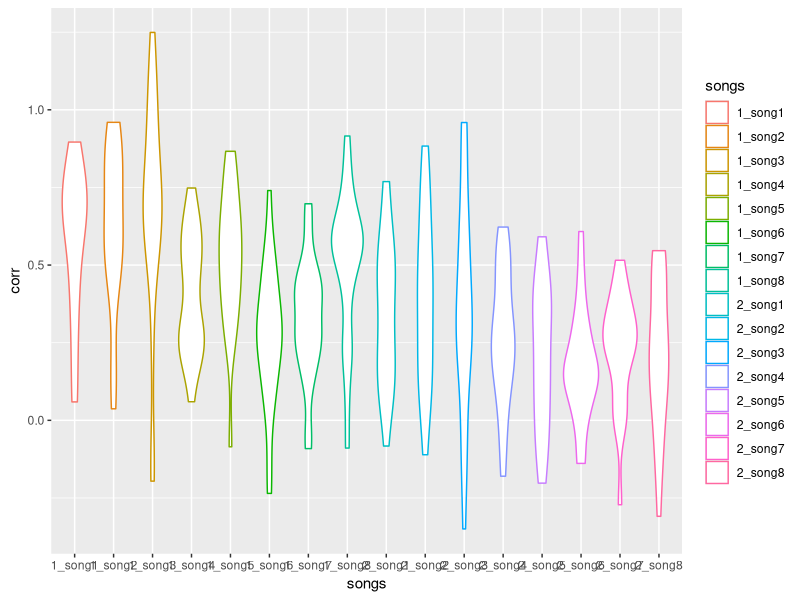
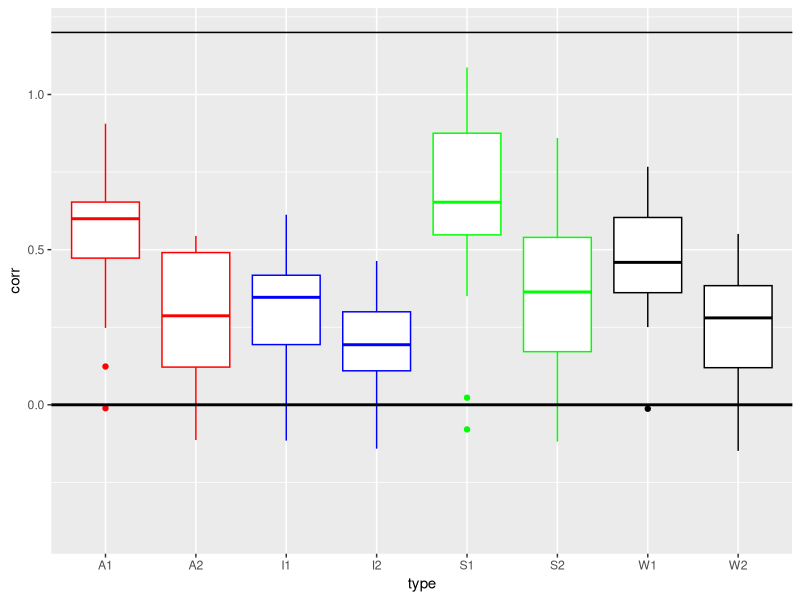
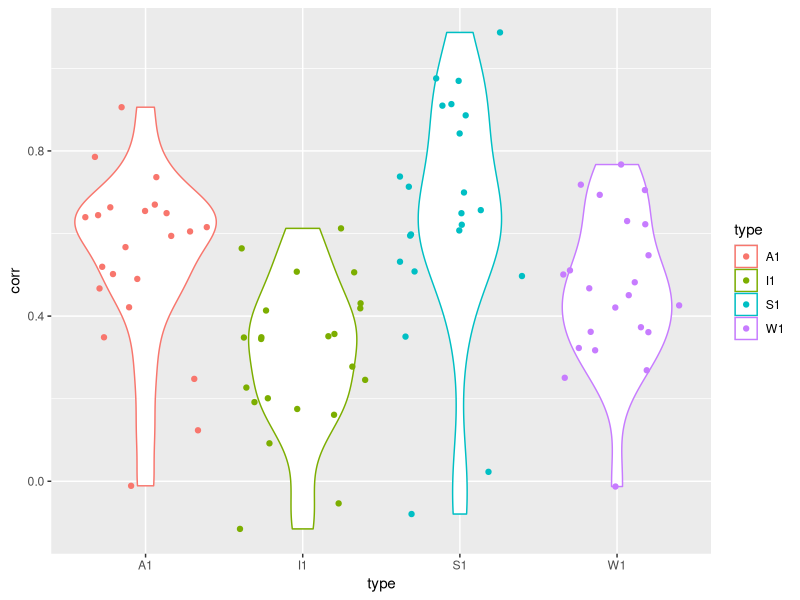
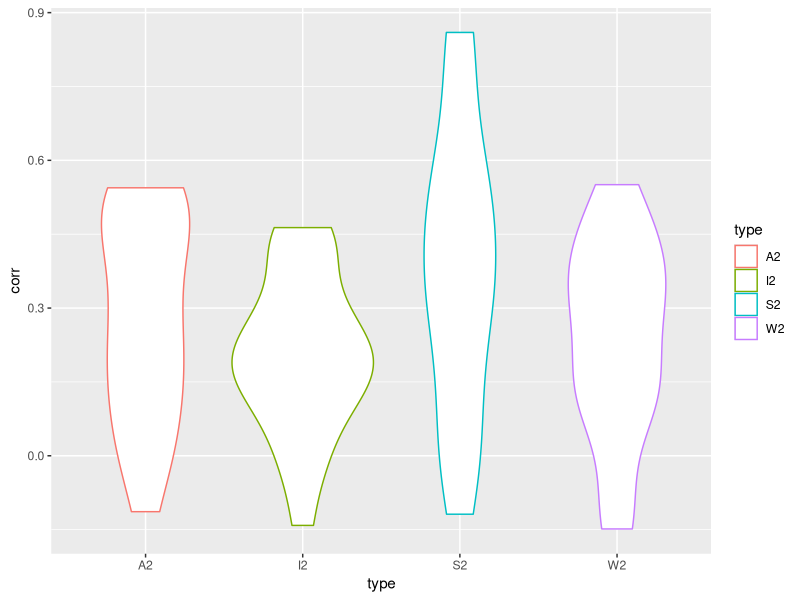
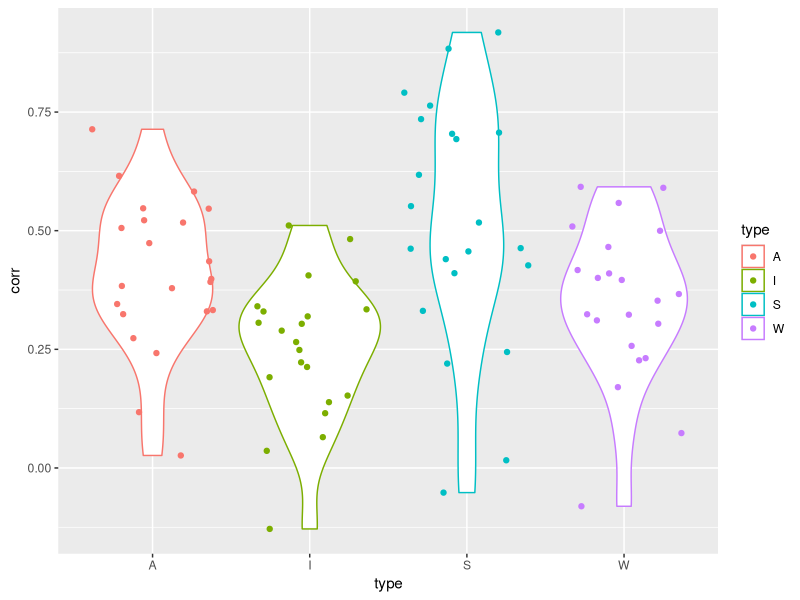
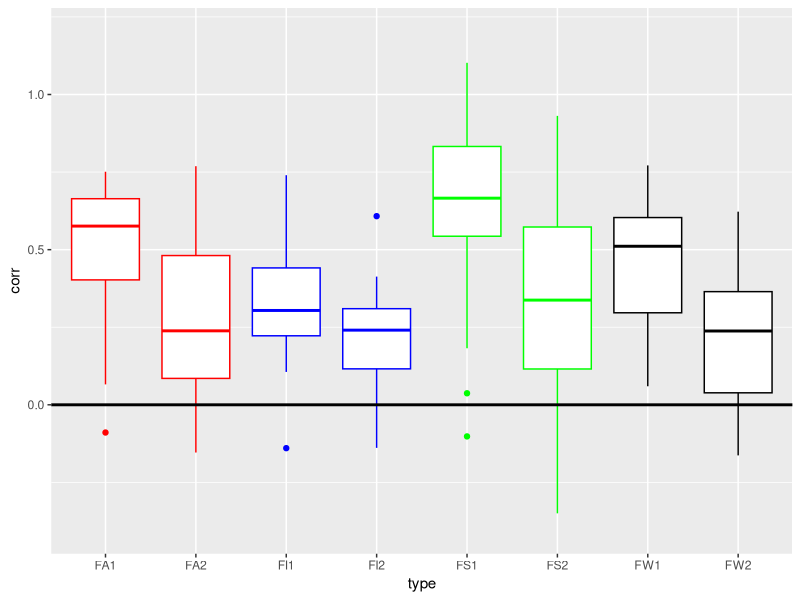
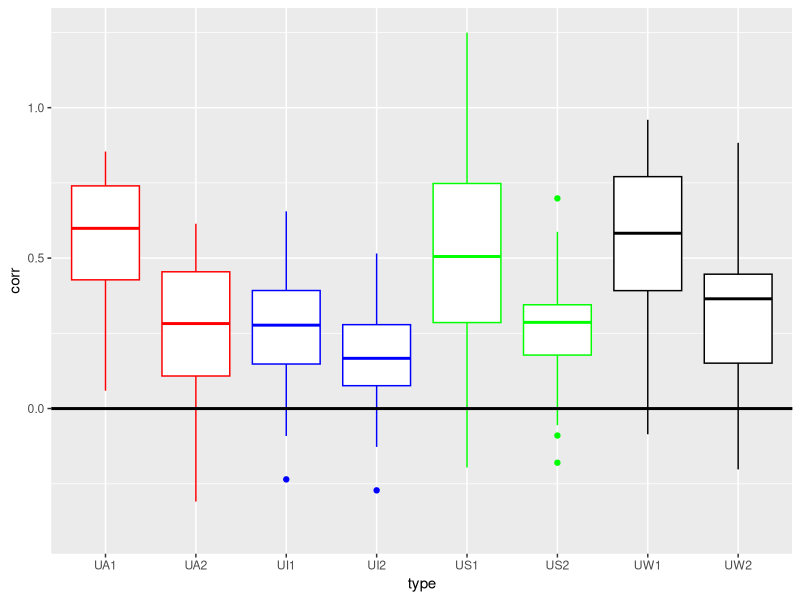

The R source for these figures, in order:
library(tidyverse)
library(ggplot2)

data<-readr::read_csv('Auditory.csv') #load data
data<-select(data, -ID) #remove ID variable
synchrony<-data %>% gather(songs, corr) #rearrange data
ggplot(synchrony) +
  aes(x=songs,y=corr, color=songs) +
  #geom_bar(stat="identity")
  #geom_jitter(alpha = 0.25)
  geom_violin()

A1<-select(data, "1_song1","1_song8") #ses 1 acapella data together
A1<-rowMeans(A1)
I1<-select(data, "1_song6","1_song7") #ses 1 instrumental data together
I1<-rowMeans(I1)
S1<-select(data, "1_song2","1_song3") #ses 1 spoken data together
S1<-rowMeans(S1)
W1<-select(data, "1_song4",'1_song5') #ses 1 whole data together
W1<-rowMeans(W1)
meansync1<-data.frame(A1,I1,S1,W1)
meansync1<-meansync1 %>% gather(type, corr) #rearrange data

A2<-select(data, "2_song1","2_song8") #ses 2 acapella data together
A2<-rowMeans(A2)
I2<-select(data, "2_song6","2_song7") #ses 2 instrumental data together
I2<-rowMeans(I2)
S2<-select(data, "2_song2","2_song3") #ses 2 spoken data together
S2<-rowMeans(S2)
W2<-select(data, "2_song4",'2_song5') #ses 2 whole data together
W2<-rowMeans(W2)
meansync2<-data.frame(A2,I2,S2,W2)
meansync2<-meansync2 %>% gather(type, corr) #rearrange data

meansync<-data.frame(A1,I1,S1,W1,A2,I2,S2,W2)
meansync<-meansync %>% gather(type, corr) #rearrange data

A<-select(data, "1_song1","1_song8","2_song1","2_song8") #acapella data together
A<-rowMeans(A)
I<-select(data, "1_song6","1_song7","2_song6","2_song7") #instrumental data together
I<-rowMeans(I)
S<-select(data, "1_song2","1_song3","2_song2","2_song3") #spoken data together
S<-rowMeans(S)
W<-select(data, "1_song4","1_song5","2_song4","2_song5") #whole data together
W<-rowMeans(W)
meansyncALL<-data.frame(A,I,S,W) 
meansyncALL<-meansyncALL %>% gather(type, corr) #rearrange data

ggplot(meansync) +
  aes(x=type,y=corr) +
  geom_boxplot(color=c("red","red","blue","blue","green","green","black","black")) +
  geom_hline(yintercept=0,size=1)+
  ylim(-0.4,1.2) +
  geom_hline(yintercept=1.2)

ggplot(meansync1) +
  aes(x=type,y=corr, color=type) +
  #geom_bar(stat="identity")
  geom_violin() +
  geom_jitter() 

ggplot(meansync2) +
  aes(x=type,y=corr, color=type) +
  #geom_bar(stat="identity")
  #geom_jitter(alpha = 0.25)
  geom_violin()

ggplot(meansyncALL) +
  aes(x=type,y=corr, color=type) +
  #geom_bar(stat="identity")
  geom_violin()+
  geom_jitter()

t.test(A1,A2) # t=4.0701, p<0.001 A2<A1
t.test(I1,I2) #p=0.06
t.test(S1,S2) #t=3.16, p=0.003 S2<S1
t.test(W1,W2) #t=3.9112, p<0.001 W2<W1

fit<-aov(corr~type,data=meansync1) #sig effect of type in first session
summary(fit)

fit<-aov(corr~type,data=meansync2) #p=0.05 in second session
summary(fit)

fit<-aov(corr~type,data=meansyncALL) #sig effect of type when averaged across both sessions
summary(fit)

t.test(A,I) #SIG
t.test(A,S)
t.test(A,W)
t.test(I,S) #SIG
t.test(I,W)
t.test(S,W)

t.test(A1,I1) #SIG
t.test(A1,S1)
t.test(A1,W1)
t.test(I1,S1) #SIG
t.test(I1,W1)
t.test(S1,W1)

t.test(A2,I2) # NONE ARE SIG
t.test(A2,S2)
t.test(A2,W2)
t.test(I2,S2) 
t.test(I2,W2)
t.test(S2,W2)
##################### UNFAMILIAR VS FAMILIAR#####################
##########GROUP A ##########
data<-readr::read_csv('Auditory.csv') #load data
GA<-list("P101","P103","P105","P107","P111","P113","P115","P117","P119","P123","P125")
GroupA<-data[data$ID %in% GA, ]

FA1<-select(GroupA, "1_song8") #ses 1 acapella data together
FA1<-rowMeans(FA1)
FI1<-select(GroupA, '1_song7') #ses 1 instrumental data together
FI1<-rowMeans(FI1)
FS1<-select(GroupA, "1_song2") #ses 1 spoken data together
FS1<-rowMeans(FS1)
FW1<-select(GroupA, "1_song4") #ses 1 whole data together
FW1<-rowMeans(FW1)
Fmeansync1<-data.frame(FA1,FI1,FS1,FW1)
Fmeansync1<-Fmeansync1 %>% gather(type, corr) #rearrange data

FA2<-select(GroupA, "2_song8") #ses 2 acapella data together
FA2<-rowMeans(FA2)
FI2<-select(GroupA, '2_song7') #ses 2 instrumental data together
FI2<-rowMeans(FI2)
FS2<-select(GroupA, "2_song2") #ses 2 spoken data together
FS2<-rowMeans(FS2)
FW2<-select(GroupA, "2_song4") #ses 2 whole data together
FW2<-rowMeans(FW2)
Fmeansync2<-data.frame(FA2,FI2,FS2,FW2)
Fmeansync2<-meansync2 %>% gather(type, corr) #rearrange data

Fmeansync<-data.frame(FA1,FI1,FS1,FW1,FA2,FI2,FS2,FW2) 
FmeansyncA<-Fmeansync %>% gather(type, corr) #rearrange data

UA1<-select(GroupA, "1_song1") #ses 1 acapella data together
UA1<-rowMeans(UA1)
UI1<-select(GroupA, '1_song6') #ses 1 instrumental data together
UI1<-rowMeans(UI1)
US1<-select(GroupA, "1_song3") #ses 1 spoken data together
US1<-rowMeans(US1)
UW1<-select(GroupA, "1_song5") #ses 1 whole data together
UW1<-rowMeans(UW1)
Umeansync1<-data.frame(UA1,UI1,US1,UW1)
Umeansync1<-meansync1 %>% gather(type, corr) #rearrange data

UA2<-select(GroupA, "2_song1") #ses 2 acapella data together
UA2<-rowMeans(UA2)
UI2<-select(GroupA, '2_song6') #ses 2 instrumental data together
UI2<-rowMeans(UI2)
US2<-select(GroupA, "2_song3") #ses 2 spoken data together
US2<-rowMeans(US2)
UW2<-select(GroupA, "2_song5") #ses 2 whole data together
UW2<-rowMeans(UW2)
Umeansync2<-data.frame(UA2,UI2,US2,UW2)
Umeansync2<-meansync2 %>% gather(type, corr) #rearrange data

Fmeansync<-data.frame(FA1,FI1,FS1,FW1,FA2,FI2,FS2,FW2) 
FmeansyncA<-Fmeansync %>% gather(type, corr) #rearrange data
Umeansync<-data.frame(UA1,UI1,US1,UW1,UA2,UI2,US2,UW2) 
UmeansyncA<-Umeansync %>% gather(type, corr) #rearrange data

t.test(FA2,UA2) #not sig
t.test(FI2,UI2) #not sig
t.test(FS2,US2) #not sig
t.test(FW2,UW2) #not sig

t.test(FA1,FA2) # t=2.1847,p=0.04153 NOT SIG
t.test(FI1,FI2) # t=1.6426, p=0.1161 NOT SIG
t.test(FS1,FS2) # t=2.6679, p=0.0148 trending?
t.test(FW1,FW2) # t=1.4986m p=0.1498 NOT SIG

########## GROUP B ##########
data<-readr::read_csv('Auditory.csv') #load data
GB<-list("P102","P104","P106","P108","P112","P114","P116","P118","P120","P122","P124")
GroupB<-data[data$ID %in% GB, ]

FA1<-select(GroupB, "1_song1") #ses 1 acapella data together
FA1<-rowMeans(FA1)
FI1<-select(GroupB, '1_song6') #ses 1 instrumental data together
FI1<-rowMeans(FI1)
FS1<-select(GroupB, "1_song3") #ses 1 spoken data together
FS1<-rowMeans(FS1)
FW1<-select(GroupB, "1_song5") #ses 1 whole data together
FW1<-rowMeans(FW1)
Fmeansync1<-data.frame(FA1,FI1,FS1,FW1)
Fmeansync1<-Fmeansync1 %>% gather(type, corr) #rearrange data

FA2<-select(GroupB, "2_song1") #ses 2 acapella data together
FA2<-rowMeans(FA2)
FI2<-select(GroupB, '2_song6') #ses 2 instrumental data together
FI2<-rowMeans(FI2)
FS2<-select(GroupB, "2_song3") #ses 2 spoken data together
FS2<-rowMeans(FS2)
FW2<-select(GroupB, "2_song5") #ses 2 whole data together
FW2<-rowMeans(FW2)
Fmeansync2<-data.frame(FA2,FI2,FS2,FW2)
Fmeansync2<-Fmeansync2 %>% gather(type, corr) #rearrange data

Fmeansync<-data.frame(FA1,FI1,FS1,FW1,FA2,FI2,FS2,FW2) 
FmeansyncB<-Fmeansync %>% gather(type, corr) #rearrange data

UA1<-select(GroupB, "1_song8") #ses 1 acapella data together
UA1<-rowMeans(UA1)
UI1<-select(GroupB, '1_song7') #ses 1 instrumental data together
UI1<-rowMeans(UI1)
US1<-select(GroupB, "1_song4") #ses 1 spoken data together
US1<-rowMeans(US1)
UW1<-select(GroupB, "1_song2") #ses 1 whole data together
UW1<-rowMeans(UW1)
Umeansync1<-data.frame(UA1,UI1,US1,UW1)
Umeansync1<-meansync1 %>% gather(type, corr) #rearrange data

UA2<-select(GroupB, "2_song8") #ses 2 acapella data together
UA2<-rowMeans(UA2)
UI2<-select(GroupB, '2_song7') #ses 2 instrumental data together
UI2<-rowMeans(UI2)
US2<-select(GroupB, "2_song4") #ses 2 spoken data together
US2<-rowMeans(US2)
UW2<-select(GroupB, "2_song2") #ses 2 whole data together
UW2<-rowMeans(UW2)
Umeansync2<-data.frame(UA2,UI2,US2,UW2)
Umeansync2<-meansync2 %>% gather(type, corr) #rearrange data

Fmeansync<-data.frame(FA1,FI1,FS1,FW1,FA2,FI2,FS2,FW2) 
FmeansyncB<-Fmeansync %>% gather(type, corr) #rearrange data
Umeansync<-data.frame(UA1,UI1,US1,UW1,UA2,UI2,US2,UW2) 
UmeansyncB<-Umeansync %>% gather(type, corr) #rearrange data

t.test(FA2,UA2) #not sig
t.test(FI2,UI2) #not sig
t.test(FS2,US2) #not sig
t.test(FW2,UW2) #not sig

t.test(FA1,FA2) #not sig
t.test(FI1,FI2) #not sig
t.test(FS1,FS2) #not sig
t.test(FW1,FW2) #t=4.1082, p-0.001044

########## GROUP A+B ##########
FmeansyncALL<-rbind(FmeansyncA, FmeansyncB)
UmeansyncALL<-rbind(UmeansyncA, UmeansyncB)

t.test(FA1,FA2) #not sig
t.test(FI1,FI2) #not sig
t.test(FS1,FS2) #not sig
t.test(FW1,FW2) #not sig

t.test(UA1,UA2) #t=3.2969, p=0.004
t.test(UI1,UI2) #not sig
t.test(US1,US2) #not sig
t.test(UW1,UW2) #not sig

ggplot(FmeansyncALL) +
  aes(x=type,y=corr) +
  geom_boxplot(color=c("red","red","blue","blue","green","green","black","black")) +
  geom_hline(yintercept=0,size=1) +
  ylim(-0.4,1.2)

ggplot(UmeansyncALL) +
  aes(x=type,y=corr) +
  geom_boxplot(color=c("red","red","blue","blue","green","green","black","black")) +
  geom_hline(yintercept=0,size=1)+
  ylim(-0.4,1.25)
